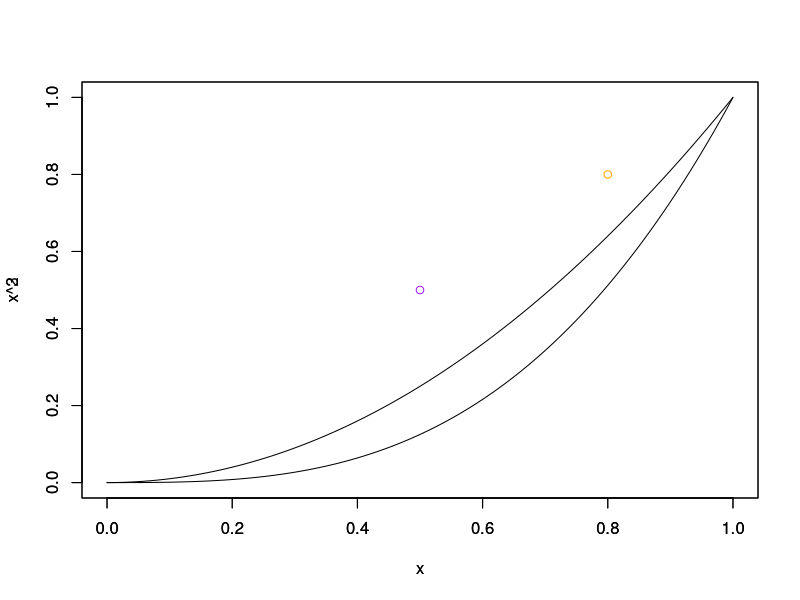
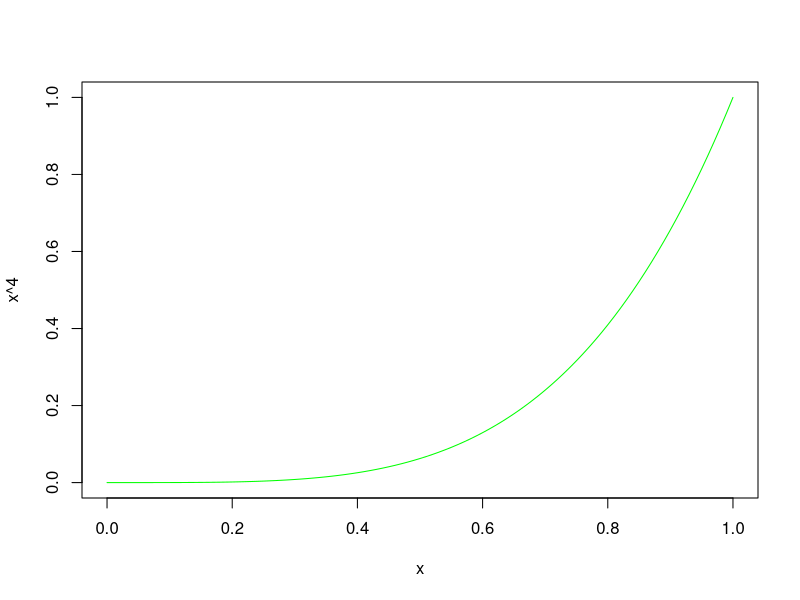
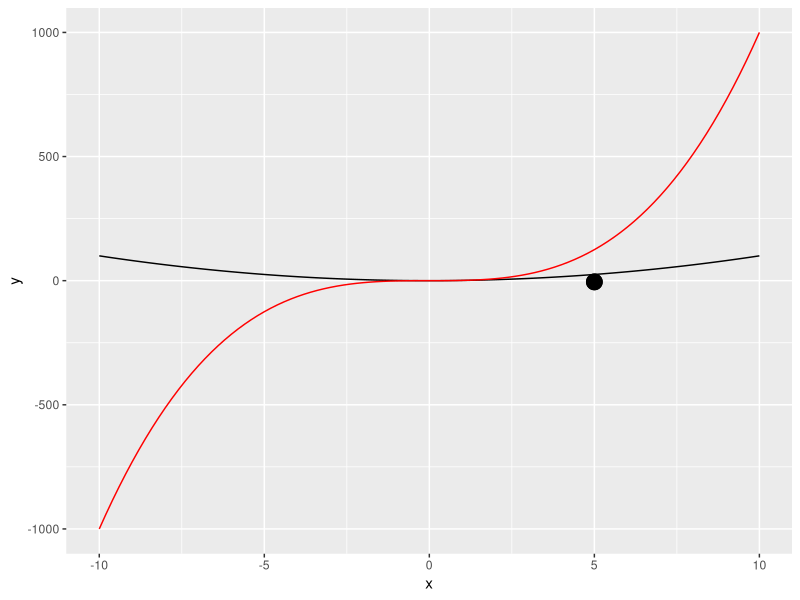
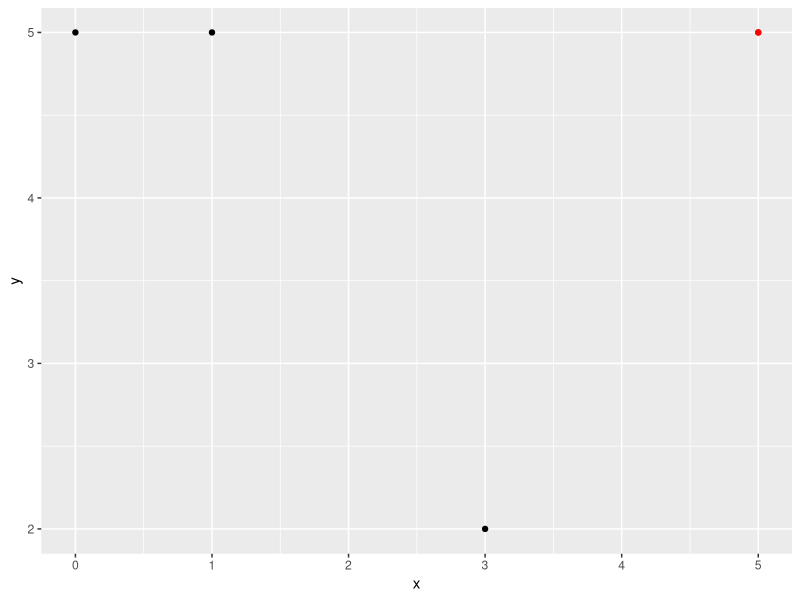

Generate these figures, in order, with R:
require(tidyverse)

# Basic Plot

# Base R
curve(x^2)
par(new=TRUE)
curve(x^3)
points(0.5,0.5,col="purple")
points(0.8,0.8,col="orange")
t
curve(x^4,col="green")

# Ggplot
ggplot(data.frame(x=c(-10,10),y=c(-10,10)),aes(x,y))+
    stat_function(fun= \(x) x^2)+ 
    stat_function(fun= \(x) x^3,color="red")+
    geom_point(aes(x=5,y=-5),size=5)

# Plotting Points 
multiple_points <- ggplot(data.frame(x=c(-10,10),y=c(-10,10)),aes(x,y)) 
multiple_points <- multiple_points + geom_point(aes(x=5,5),color="red")

easier_fill <- rbind( c(0,5),
                      c(1,5),
                      c(3,2) ) |>
                    as.data.frame() |>
                    rename(x=V1,y=V2)

multiple_points <- multiple_points + geom_point(data=easier_fill)
print(multiple_points)
